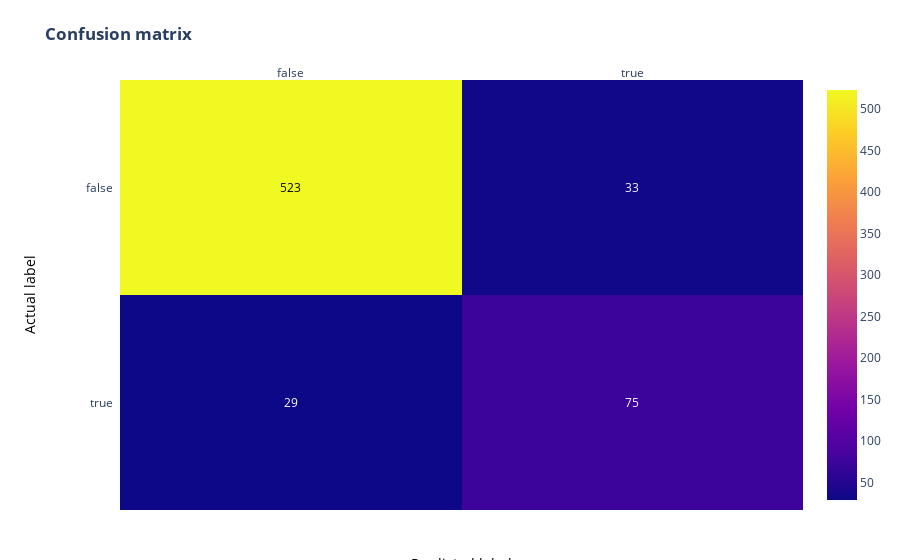

Notebook code for this chart:
### Markdown cell above
Ahora podemos usar este modelo para predecir si los objetos en la nieve son excursionistas o no. Grafiquemos su matriz de confusión:

### Code cell
# sklearn has a very convenient utility to build confusion matrices
from sklearn.metrics import confusion_matrix
import plotly.figure_factory as ff

# Calculate the model's accuracy on the TEST set
actual = test.is_hiker
predictions = model.predict(test[features])

# Build and print our confusion matrix, using the actual values and predictions 
# from the test set, calculated in previous cells
cm = confusion_matrix(actual, predictions, normalize=None)

# Create the list of unique labels in the test set, to use in our plot
# I.e., ['True', 'False',]
unique_targets = sorted(list(test["is_hiker"].unique()))

# Convert values to lower case so the plot code can count the outcomes
x = y = [str(s).lower() for s in unique_targets]

# Plot the matrix above as a heatmap with annotations (values) in its cells
fig = ff.create_annotated_heatmap(cm, x, y)

# Set titles and ordering
fig.update_layout(  title_text="<b>Confusion matrix</b>", 
                    yaxis = dict(categoryorder = "category descending"))

fig.add_annotation(dict(font=dict(color="black",size=14),
                        x=0.5,
                        y=-0.15,
                        showarrow=False,
                        text="Predicted label",
                        xref="paper",
                        yref="paper"))

fig.add_annotation(dict(font=dict(color="black",size=14),
                        x=-0.15,
                        y=0.5,
                        showarrow=False,
                        text="Actual label",
                        textangle=-90,
                        xref="paper",
                        yref="paper"))

# We need margins so the titles fit
fig.update_layout(margin=dict(t=80, r=20, l=120, b=50))
fig['data'][0]['showscale'] = True
fig.show()

### Figure 1 — Plotly figure (JSON) as saved in the notebook; plotly's stock layout.template omitted (floating-point values rounded to 4 significant figures)
{"data": [{"colorscale": [[0, "#0d0887"], [0.1111, "#46039f"], [0.2222, "#7201a8"], [0.3333, "#9c179e"], [0.4444, "#bd3786"], [0.5556, "#d8576b"], [0.6667, "#ed7953"], [0.7778, "#fb9f3a"], [0.8889, "#fdca26"], [1, "#f0f921"]], "reversescale": false, "showscale": true, "type": "heatmap", "x": ["false", "true"], "y": ["false", "true"], "z": [[523, 33], [29, 75]]}], "layout": {"annotations": [{"font": {"color": "#000000"}, "showarrow": false, "text": "523", "x": "false", "xref": "x", "y": "false", "yref": "y"}, {"font": {"color": "#FFFFFF"}, "showarrow": false, "text": "33", "x": "true", "xref": "x", "y": "false", "yref": "y"}, {"font": {"color": "#FFFFFF"}, "showarrow": false, "text": "29", "x": "false", "xref": "x", "y": "true", "yref": "y"}, {"font": {"color": "#FFFFFF"}, "showarrow": false, "text": "75", "x": "true", "xref": "x", "y": "true", "yref": "y"}, {"font": {"color": "black", "size": 14}, "showarrow": false, "text": "Predicted label", "x": 0.5, "xref": "paper", "y": -0.15, "yref": "paper"}, {"font": {"color": "black", "size": 14}, "showarrow": false, "text": "Actual label", "textangle": -90, "x": -0.15, "xref": "paper", "y": 0.5, "yref": "paper"}], "margin": {"b": 50, "l": 120, "r": 20, "t": 80}, "title": {"text": "<b>Confusion matrix</b>"}, "xaxis": {"dtick": 1, "gridcolor": "rgb(0, 0, 0)", "side": "top", "ticks": ""}, "yaxis": {"categoryorder": "category descending", "dtick": 1, "ticks": "", "ticksuffix": "  "}}}
